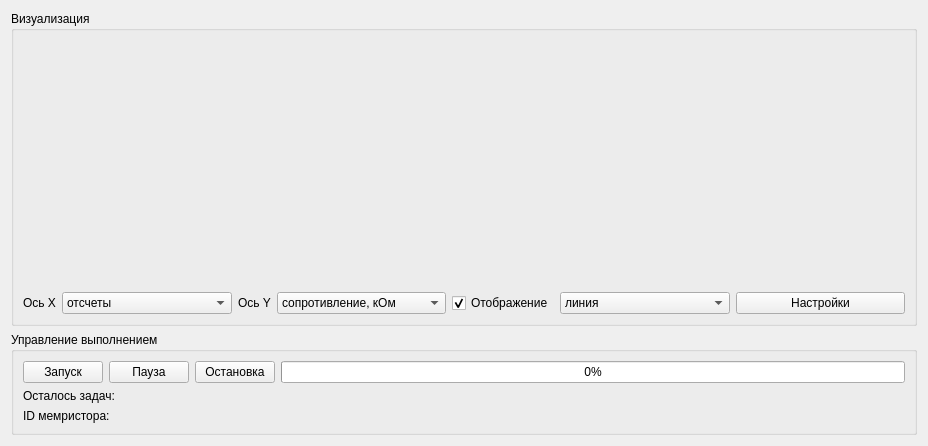
<?xml version="1.0" encoding="UTF-8"?>
<ui version="4.0">
 <class>Widget</class>
 <widget class="QWidget" name="Widget">
  <property name="windowModality">
   <enum>Qt::ApplicationModal</enum>
  </property>
  <property name="geometry">
   <rect>
    <x>0</x>
    <y>0</y>
    <width>928</width>
    <height>446</height>
   </rect>
  </property>
  <property name="windowTitle">
   <string>Выполнение</string>
  </property>
  <layout class="QVBoxLayout" name="verticalLayout_3">
   <item>
    <layout class="QVBoxLayout" name="verticalLayout_2">
     <item>
      <widget class="QGroupBox" name="groupBox_2">
       <property name="sizePolicy">
        <sizepolicy hsizetype="Preferred" vsizetype="Minimum">
         <horstretch>0</horstretch>
         <verstretch>0</verstretch>
        </sizepolicy>
       </property>
       <property name="title">
        <string>Визуализация</string>
       </property>
       <layout class="QHBoxLayout" name="horizontalLayout_5">
        <item>
         <layout class="QVBoxLayout" name="verticalLayout">
          <item>
           <widget class="QWidget" name="widgetplot" native="true">
            <property name="sizePolicy">
             <sizepolicy hsizetype="Minimum" vsizetype="Minimum">
              <horstretch>0</horstretch>
              <verstretch>0</verstretch>
             </sizepolicy>
            </property>
           </widget>
          </item>
          <item>
           <layout class="QHBoxLayout" name="horizontalLayout_4">
            <item>
             <widget class="QLabel" name="label_2">
              <property name="sizePolicy">
               <sizepolicy hsizetype="Maximum" vsizetype="Preferred">
                <horstretch>0</horstretch>
                <verstretch>0</verstretch>
               </sizepolicy>
              </property>
              <property name="text">
               <string>Ось X</string>
              </property>
             </widget>
            </item>
            <item>
             <widget class="QComboBox" name="xaxes_combobox">
              <item>
               <property name="text">
                <string>отсчеты</string>
               </property>
              </item>
              <item>
               <property name="text">
                <string>напряжение, В</string>
               </property>
              </item>
             </widget>
            </item>
            <item>
             <widget class="QLabel" name="label_3">
              <property name="sizePolicy">
               <sizepolicy hsizetype="Maximum" vsizetype="Preferred">
                <horstretch>0</horstretch>
                <verstretch>0</verstretch>
               </sizepolicy>
              </property>
              <property name="text">
               <string>Ось Y</string>
              </property>
             </widget>
            </item>
            <item>
             <widget class="QComboBox" name="yaxes_combobox">
              <item>
               <property name="text">
                <string>сопротивление, кОм</string>
               </property>
              </item>
              <item>
               <property name="text">
                <string>сопротивление, Ом</string>
               </property>
              </item>
              <item>
               <property name="text">
                <string>отсчеты АЦП</string>
               </property>
              </item>
              <item>
               <property name="text">
                <string>ток, мкА</string>
               </property>
              </item>
              <item>
               <property name="text">
                <string>ток, мА</string>
               </property>
              </item>
             </widget>
            </item>
            <item>
             <widget class="QCheckBox" name="graph_checkbox">
              <property name="sizePolicy">
               <sizepolicy hsizetype="Maximum" vsizetype="Fixed">
                <horstretch>0</horstretch>
                <verstretch>0</verstretch>
               </sizepolicy>
              </property>
              <property name="text">
               <string>Отображение</string>
              </property>
              <property name="checked">
               <bool>true</bool>
              </property>
             </widget>
            </item>
            <item>
             <widget class="QComboBox" name="plot_type_combobox">
              <item>
               <property name="text">
                <string>линия</string>
               </property>
              </item>
              <item>
               <property name="text">
                <string>точки</string>
               </property>
              </item>
              <item>
               <property name="text">
                <string>звездочки</string>
               </property>
              </item>
             </widget>
            </item>
            <item>
             <widget class="QPushButton" name="button_graph_settings">
              <property name="text">
               <string>Настройки</string>
              </property>
             </widget>
            </item>
           </layout>
          </item>
         </layout>
        </item>
       </layout>
      </widget>
     </item>
     <item>
      <widget class="QGroupBox" name="groupBox">
       <property name="sizePolicy">
        <sizepolicy hsizetype="Preferred" vsizetype="Maximum">
         <horstretch>0</horstretch>
         <verstretch>0</verstretch>
        </sizepolicy>
       </property>
       <property name="title">
        <string>Управление выполнением</string>
       </property>
       <layout class="QVBoxLayout" name="verticalLayout_4">
        <item>
         <layout class="QHBoxLayout" name="horizontalLayout_2">
          <item>
           <widget class="QPushButton" name="button_start">
            <property name="sizePolicy">
             <sizepolicy hsizetype="Maximum" vsizetype="Fixed">
              <horstretch>0</horstretch>
              <verstretch>0</verstretch>
             </sizepolicy>
            </property>
            <property name="text">
             <string>Запуск</string>
            </property>
           </widget>
          </item>
          <item>
           <widget class="QPushButton" name="button_pause">
            <property name="sizePolicy">
             <sizepolicy hsizetype="Maximum" vsizetype="Fixed">
              <horstretch>0</horstretch>
              <verstretch>0</verstretch>
             </sizepolicy>
            </property>
            <property name="text">
             <string>Пауза</string>
            </property>
           </widget>
          </item>
          <item>
           <widget class="QPushButton" name="button_stop">
            <property name="sizePolicy">
             <sizepolicy hsizetype="Maximum" vsizetype="Fixed">
              <horstretch>0</horstretch>
              <verstretch>0</verstretch>
             </sizepolicy>
            </property>
            <property name="text">
             <string>Остановка</string>
            </property>
           </widget>
          </item>
          <item>
           <widget class="QProgressBar" name="exp_progress">
            <property name="sizePolicy">
             <sizepolicy hsizetype="Minimum" vsizetype="Fixed">
              <horstretch>0</horstretch>
              <verstretch>0</verstretch>
             </sizepolicy>
            </property>
            <property name="value">
             <number>0</number>
            </property>
           </widget>
          </item>
         </layout>
        </item>
        <item>
         <widget class="QLabel" name="label_total_count">
          <property name="text">
           <string>Осталось задач:</string>
          </property>
         </widget>
        </item>
        <item>
         <widget class="QLabel" name="label_mem_id">
          <property name="text">
           <string>ID мемристора:</string>
          </property>
         </widget>
        </item>
       </layout>
      </widget>
     </item>
    </layout>
   </item>
  </layout>
 </widget>
 <resources/>
 <connections/>
</ui>
